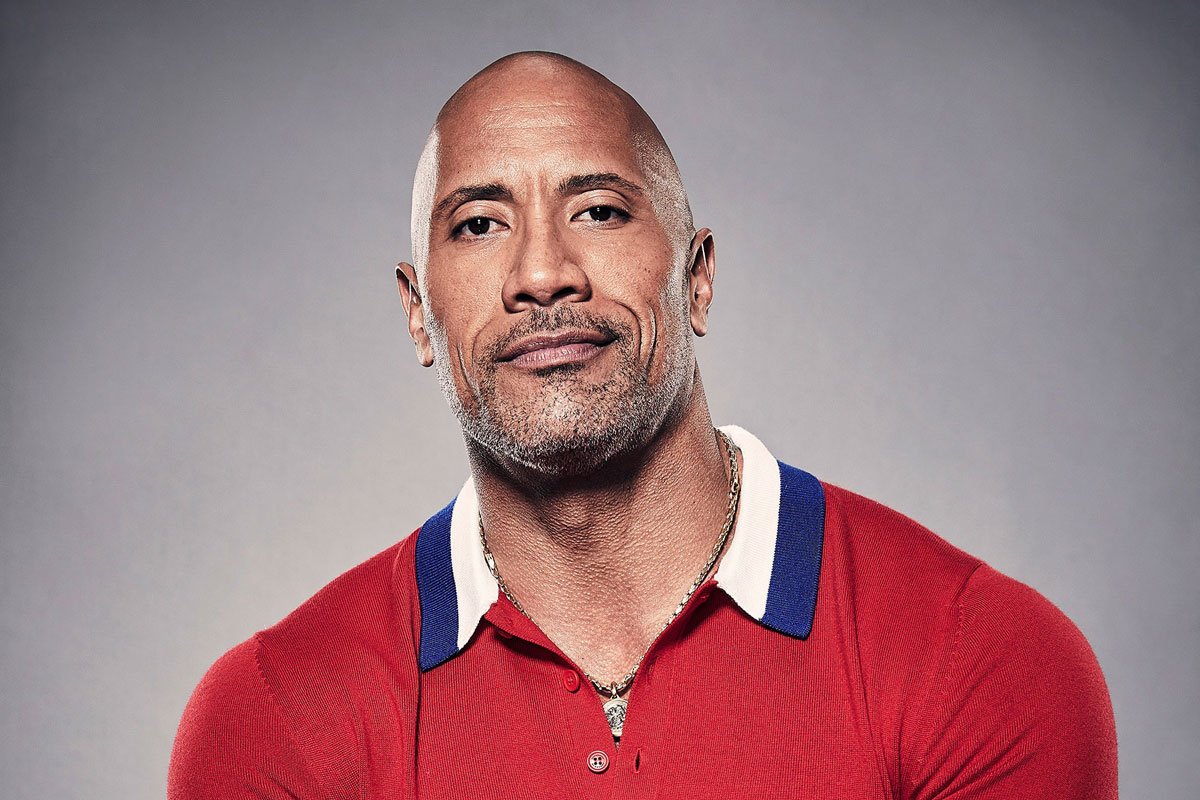
#> input picture Object_Detection/images/dwayne.jpg.jpg, 1200 x 800 px
$ jupyter execute --allow-errors object_detection.ipynb   (shell and % lines are left out)
#> lines starting #> are read from the running program, lines starting #| are printed output that depends on the picture
# Deep Learning based Object Detection

1. **Architecture** : Mobilenet based Single Shot Multi-Box (SSD)
2. **Framework** : Tensorflow

for the creation of this proejct we are creating three functions

first function will allow the detection of the object
second one the creation of the text around the face
finally the thired function allows the detection of the objects

[cell 1]
import os
import cv2
import numpy as np
import urllib
import matplotlib.pyplot as plt

[cell 2]
modelFile = "models/ssd_mobilenet_v2_coco_2018_03_29/frozen_inference_graph.pb"
configFile = "models/ssd_mobilenet_v2_coco_2018_03_29.pbtxt"
classFile = "coco_class_labels.txt" # idetifed labels

if not os.path.isdir('models'):
    os.mkdir("models")

if not os.path.isfile(modelFile):
    os.chdir("models")
    # Download the pretrained tensorflow Model
    urllib.request.urlretrieve('http://download.tensorflow.org/models/object_detection/ssd_mobilenet_v2_coco_2018_03_29.tar.gz', 'ssd_mobilenet_v2_coco_2018_03_29.tar.gz')
#> (this line was passed over: the network is not available in this run)

    # Uncompress the file
    !tar -xvf ssd_mobilenet_v2_coco_2018_03_29.tar.gz

    # Delete the tar.gz file
    os.remove('ssd_mobilenet_v2_coco_2018_03_29.tar.gz')

    # Come back to the previous directory
    os.chdir("..")

# Check Class Labels

[cell 3]
with open(classFile) as fp:
#> (reads Object_Detection/coco_class_labels.txt from the repository)
    labels = fp.read().split("\n")
print(labels)

**Project steps for performing infernece using a DNN model are summarized below:**

1. Load the model and input image into memory.
2. Detect objects using a forward pass through the network.
3. Display the detected objects with bounding boxes and class labels.

# Read Tensorflow Model

#> (a cell that did not finish here is left out)

# Detect Objects

[cell 5]
# For each file in the directory
# [13 lines left out: function detect_objects, not called in this run]

[cell 6]
# creation of the labels on the images
# [13 lines left out: function display_text, not called in this run]

# Display Objects

[cell 7]
FONTFACE = cv2.FONT_HERSHEY_SIMPLEX
FONT_SCALE = 0.7
THICKNESS = 1

# [24 lines left out: function display_objects, not called in this run]

# Results

[cell 8]
im = cv2.imread('images/dwayne.jpg.jpg')
#> im is the input picture: shape (800, 1200, 3); mean B, G, R 127.8, 122.1, 159.2
#> (the rest of this cell did not finish here and is left out)

[cell 9]
im = cv2.imread('images/baseball.jpg')
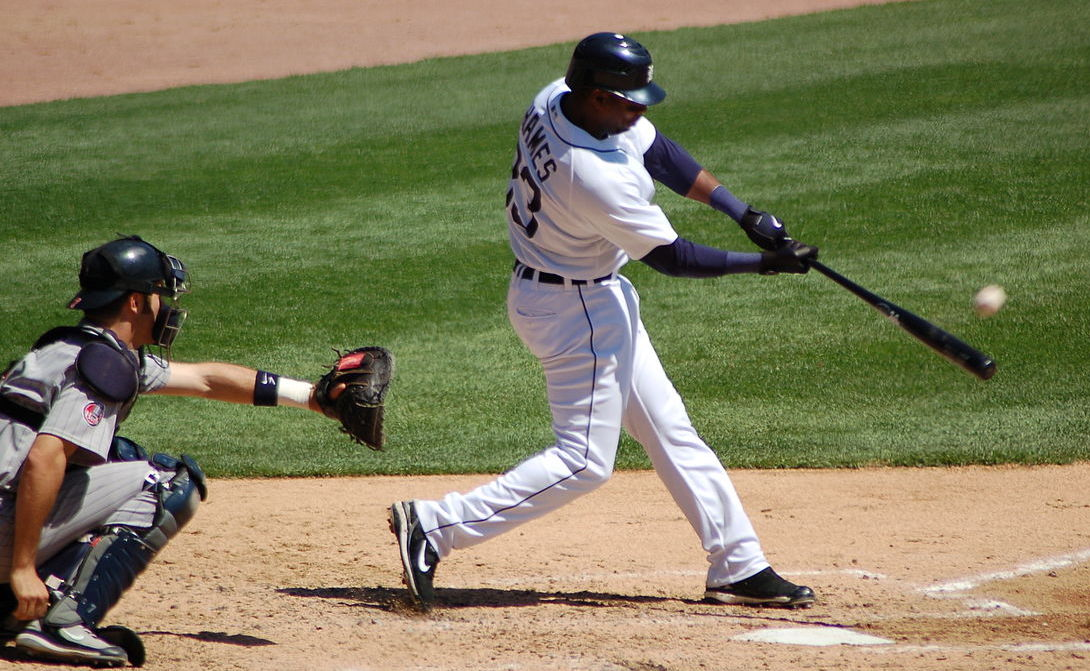
#> input picture Object_Detection/images/baseball.jpg, 1090 x 671 px
#> im is the input picture: shape (671, 1090, 3); mean B, G, R 92.2, 124.4, 126.7
#> (the rest of this cell did not finish here and is left out)

[cell 10]
im = cv2.imread('images/soccer.jpg')
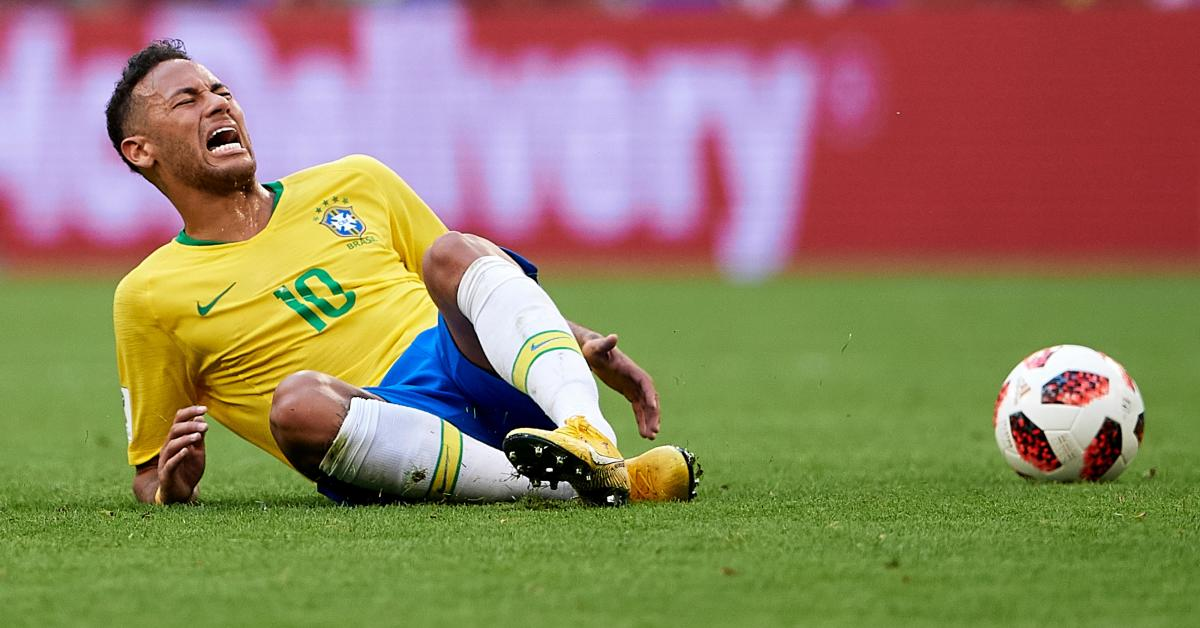
#> input picture Object_Detection/images/soccer.jpg, 1200 x 628 px
#> im is the input picture: shape (628, 1200, 3); mean B, G, R 96.5, 128.5, 145.5
#> (the rest of this cell did not finish here and is left out)
